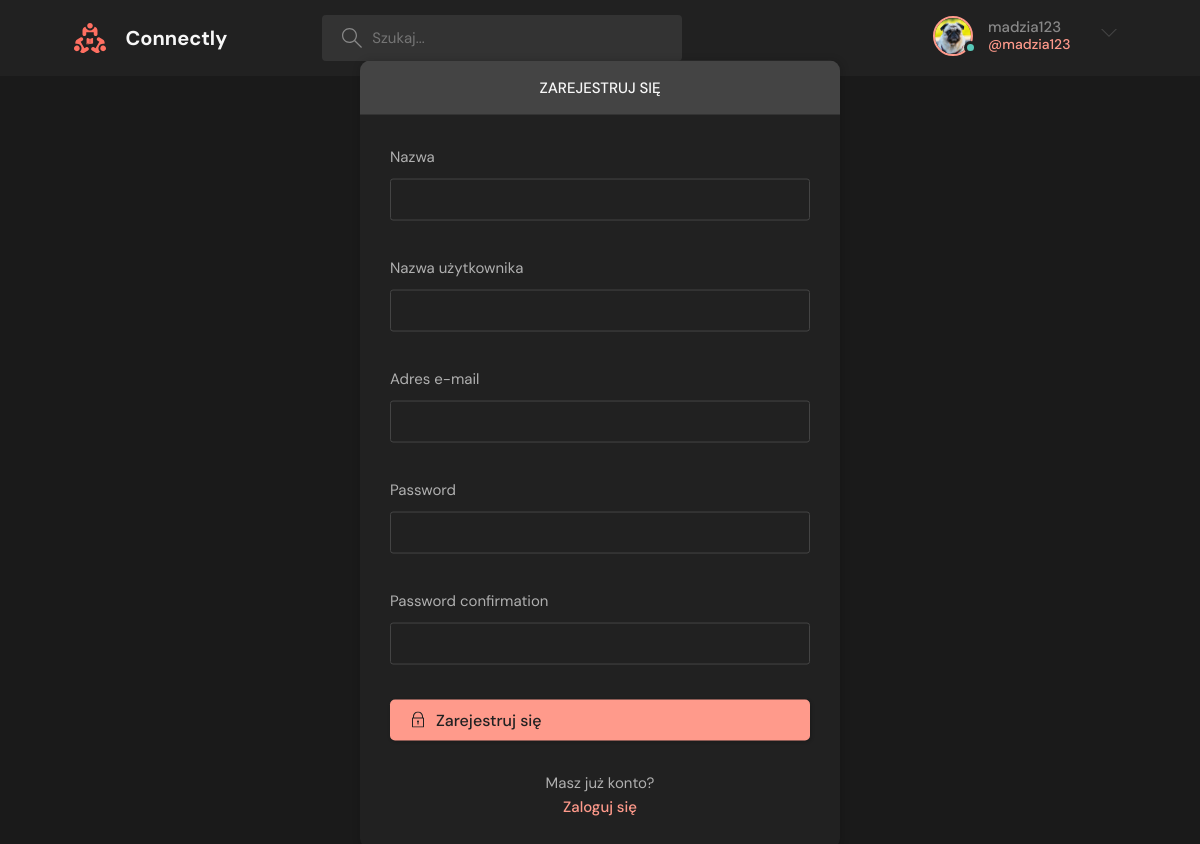
The app's page /register/ (signed in) with its own data.
### base/models.py (models this page shows)
class User(AbstractUser):
    name = models.CharField(max_length=200, null=True)
    email = models.EmailField(unique=True, null=True)
    bio = models.TextField(null=True)
    avatar = models.ImageField(null=True, default="photo1.jpg")
    USERNAME_FIELD = 'email'
    REQUIRED_FIELDS = []

### base/views.py (the view, shortened to what this page needs)
# urls.py: path('register/', views.registerPage, name="register"),
def registerPage(request):
    form = MyUserCreationForm()
    return render(request, 'base/login_register.html', {'form': form})

### base/forms.py
class MyUserCreationForm(UserCreationForm):
    class Meta:
        model = User
        fields = ['name', 'username', 'email', 'password1', 'password2']
        labels = {
            'name': 'Nazwa',
            'username': 'Nazwa użytkownika',
            'email': 'Adres e-mail',
            'password1': 'Hasło',
            'password2': 'Powtórz hasło',
        }

### base/templates/base/login_register.html (shortened to what this page needs)
{% extends 'main.html' %}
{% block content %}
    <main class="auth layout">
      {% if page == 'login' %}
      <div class="container">
        <div class="layout__box">
          <div class="layout__boxHeader">
            <div class="layout__boxTitle">
              <h3>Login</h3>
            </div>
          </div>
          <div class="layout__body">
            <form class="form" action="" method="POST">
              {% csrf_token %}
              <div class="form__group form__group">
                <label for="room_name">Email</label>
                <input id="username" name="email" type="text" placeholder="" />
              </div>
              <div class="form__group">
                <label for="password">Hasło</label>
                <input
                  id="password"
                  name="password"
                  type="password"
                  placeholder="&bull;&bull;&bull;&bull;&bull;&bull;&bull;&bull;"
                />
              </div>
              <button class="btn btn--main" type="submit">
                <svg
                  version="1.1"
                  xmlns="http://www.w3.org/2000/svg"
                  width="32"
                  height="32"
                  viewBox="0 0 32 32"
                >
                  <title>lock</title>
                  <path
                    d="M27 12h-1v-2c0-5.514-4.486-10-10-10s-10 4.486-10 10v2h-1c-0.553 0-1 0.447-1 1v18c0 0.553 0.447 1 1 1h22c0.553 0 1-0.447 1-1v-18c0-0.553-0.447-1-1-1zM8 10c0-4.411 3.589-8 8-8s8 3.589 8 8v2h-16v-2zM26 30h-20v-16h20v16z"
                  ></path>
                  <path
                    d="M15 21.694v4.306h2v-4.306c0.587-0.348 1-0.961 1-1.694 0-1.105-0.895-2-2-2s-2 0.895-2 2c0 0.732 0.413 1.345 1 1.694z"
                  ></path>
                </svg>
                Zaloguj się
              </button>
            </form>
            <div class="auth__action">
              <p>Nie masz jeszcze konta?</p>
              <a href="{% url 'register' %}" class="btn btn--link">Zarejestruj się</a>
            </div>
          </div>
        </div>
      </div>
      {% else %}
      <div class="container">
        <div class="layout__box">
          <div class="layout__boxHeader">
            <div class="layout__boxTitle">
              <h3>Zarejestruj się </h3>
            </div>
          </div>
          <div class="layout__body">
            <form class="form" action="" method="POST">
              {% for field in form %}
              <div class="form__group form__group">
                <label for="room_name">{{field.label}}</label>
                {{field}}
              </div>
              {% endfor %}
              <button class="btn btn--main" type="submit">
                Zarejestruj się
              </button>
            </form>
            <div class="auth__action">
              <p>Masz już konto?</p>
              <a href="{% url 'login' %}" class="btn btn--link">Zaloguj się</a>
            </div>
          </div>
        </div>
      </div>
      {% endif %}
    </main>
{% endblock content %}

### templates/navbar.html (shortened to what this page needs)
{% load static %}
<header class="header header--loggedIn">
      <div class="container">
        <a href="{% url 'home' %}" class="header__logo">
          <img src="{% static 'images/logo.svg' %}" />
          <h1>Connectly</h1>
        </a>
        <form class="header__search" method="GET" action="{% url 'home' %}">
          <label>
            <input name="q" placeholder="Szukaj..." />
          </label>
        </form>
        <nav class="header__menu">
          {%if request.user.is_authenticated %}
          <div class="header__user">
            <a href="{% url 'user-profile' request.user.id  %}">
              <div class="avatar avatar--medium active">
                <img src="{{request.user.avatar.url}}" />
              </div>
              <p>{{request.user.username}} <span>@{{request.user.username}}</span></p>
            </a>
            <button class="dropdown-button">
              <svg version="1.1" xmlns="http://www.w3.org/2000/svg" width="32" height="32" viewBox="0 0 32 32">
                <title>chevron-down</title>
                <path d="M16 21l-13-13h-3l16 16 16-16h-3l-13 13z"></path>
              </svg>
            </button>
          </div>
          {% else %}
          <a href="{% url 'login' %}">
            <img src="{% static 'images/avatar.svg' %}" />
            <p>Logowanie</p>
          </a>
          {% endif %}
        </nav>
      </div>
    </header>

### records on screen
User: user.avatar (picture), user.username "madzia123"

### other values on screen
{{ field.label }} "Nazwa" "Nazwa użytkownika" "Adres e-mail" "Password" "Password confirmation"
